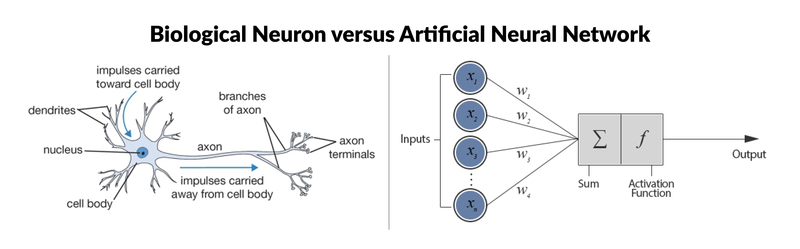
#> input picture 02-deep-learning-course/00-neural-network/Images/01-neural-network.png, 800 x 249 px, found by its file name
$ jupyter execute 00-neural-network-notes.ipynb
#> lines starting #> are read from the running program, lines starting #| are printed output that depends on the picture
# Deep Learning and Neural Network Introduction

2019-07-13

Deep learning is a subfield of machine learning that is a set of algorithms that is inspired by the structure and function of the brain. These algorithms are usually called Artificial Neural Networks (ANN). Deep learning implies the use of neural networks. The "deep" in deep learning refers to a neural network with many hidden layers.

### What is a neural network?
A biologically-inspired programming paradigm which enables a computer to learn from observational data.

1. The brain receives inputs
2. The brain processes the inputs
3. The brain identifies

Take a look at the picture below to see a representation on how a neural network looks like vs. artificially created neural networks using computers/math.

[cell 1]
import os
from PIL import Image
Image.open('Images\\01-neural-network.png')

Connections (w) connects one neuron in one layer to another neuron in other layer or the same layer. A connection always has a weight value associated with it. Goal of the training is to update this weight value to decrease the loss(error)

### What is a perceptron
A perceptron is a type of "neural network" and also the most simple one that has a single neuron (node: basic unit of a neural network; unit*weight + bias) that receives inputs, processes the inputs, and generates an output. Then we can connect this idea to create a more complicated network that can generate more complex outputs based on more complex inputs.

Much like biological neurons, which have dendrites and axons, the single artificial neuron is a simple tree structure which has input nodes and a single output node, which is connected to each input node like the picture above.

As you can see from the picture, there are six components to artificial neurons. From left to right, these are:
1. Input nodes
2. Connections
3. Values of the input nodes and weights of the connections are brought together and used as inputs for a weighted sum:

    y=f(∑Di=1wi∗xi), or y=f(w1∗x1+w2∗x2+...wD∗xD)


4. This result will be the input for a transfer or __activation function__. The transfer function will be the identity function, f(x) = x or y = x. Activation functions are used to introduce non-linearity to neural networks. It squashes the values in a smaller range like sigmoid function which limits the ranges of the values from 0 to 1. In this case:
    - x = weighted sum of the input nodes and the connections
    - Just like __a biological neuron only fires when a certain threshold is exceeded__, the artificial neuron will also only fire when the sum of the inputs exceeds a threshold, for example: 0. See picture below for intuitive representation.
    - There are other activation functions such as ReLU, SeLU, and TanH
        - We will go over this another time, but a summary is listed below:
            - __Linear__ — basically just an identity function with the output between negative and positive infinity. It is used for regression.
            - __Logistic sigmoid__ — which forces the output to be between 0 and 1. It is used for classification.
            - __Hyperbolic tangent__ — which forces output to be between -1 and 1.
            - __Rectified linear__ — with the output between 0 and positive infinity.


[cell 2]
Image.open('Images\\02-threshold.png')
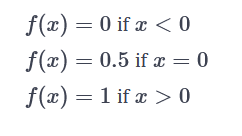
#> input picture 02-deep-learning-course/00-neural-network/Images/02-threshold.png, 242 x 136 px, found by its file name

5. A continuous variant, the sigmoid function (0-1 limit), is often used. An example of a sigmoid function that you might already know is the logistic function.
6. Once we have our weighted sum and activation function, we have the __output node__, which is associated with the function (such as the sigmoid function) of the weighted sum of the input nodes.
7. Finally, the perceptron may have an additional parameter called a __bias__ (offset), which we can consider as the weight associated with an additional input node that is permanently set to 1. The bias value is critical because it allows you to shift the activation function to the left or right, which can determine the success of our learning.

#### Summary
The x variable represents the single input to the neural network. The w and b variables specify the weight and bias of the neural network. The input vector ($x$) represents the feature vector and the vector $\theta$ (theta) represents the weights. To account for the bias neuron, a value of 1 is always appended to the end of the input feature vector. This causes the last weight to be interpreted as a bias value that is simply added to the summation.

- Together, the weight and bias of a neuron shape the output of the activation to produce the desired output
    - The weights of the neuron allow you to adjust the slope or shape of the activation function.
- Activation functions, also known as transfer functions, are used to calculate the output of each layer of a neural network
    - Gradient Descent (will go over another time)
        - Neural networks are often trained using gradient descent. To make use of gradient descent, it is necessary to take the derivative of the activation function. This allows the partial derivatives of each of the weights to be calculated with respect to the error function.

### Multi-Layer Perceptrons

TODO

[cell 3]
Image.open('Images\\03-basic-nn.png')
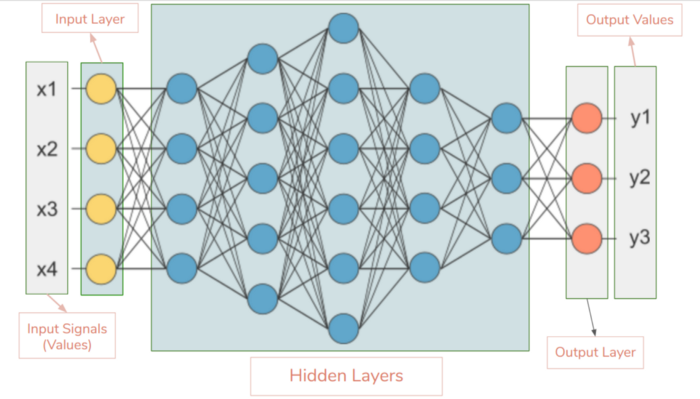
#> input picture 02-deep-learning-course/00-neural-network/Images/03-basic-nn.png, 700 x 399 px, found by its file name

### Neural Networks
Neural networks accept input and produce output. The input to a neural network is called the __feature vector__. The size of this vector is always a fixed length. Changing the size of the feature vector means recreating the entire neural network. Though the feature vector is called a "vector," this is not always the case. A vector implies a 1D array. Historically the input to a neural network was always 1D. However, with modern neural networks you might see inputs, such as:

- __1D Vector__ - Classic input to a neural network, similar to rows in a spreadsheet. Common in predictive modeling.
- __2D Matrix__ - Grayscale image input to a convolutional neural network (CNN).
- __3D Matrix__ - Color image input to a convolutional neural network (CNN).
- __nD Matrix__ - Higher order input to a CNN.

Prior to CNN's, the image input is sent to a neural network simply by squashing the image matrix into a long array by placing the image's rows side-by-side. CNNs are different, as the nD matrix literally passes through the neural network layers.

There are usually four types of neurons in a neural network:

- Input Neurons - Each input neuron is mapped to one element in the feature vector.
- Hidden Neurons - Hidden neurons allow the neural network to abstract and process the input into the output.
- Output Neurons - Each output neuron calculates one part of the output.
- Context Neurons - Holds state between calls to the neural network to predict.
- Bias Neurons - Work similar to the y-intercept of a linear equation.

These neurons are grouped into layers:

- Input Layer - The input layer accepts feature vectors from the dataset. Input layers usually have a bias neuron.
- Output Layer - The output from the neural network. The output layer does not have a bias neuron.
- Hidden Layers - Layers that occur between the input and output layers. Each hidden layer will usually have a bias neuron.

[cell 4]
Image.open('Images\\04-another-nn.png').resize((640,600))
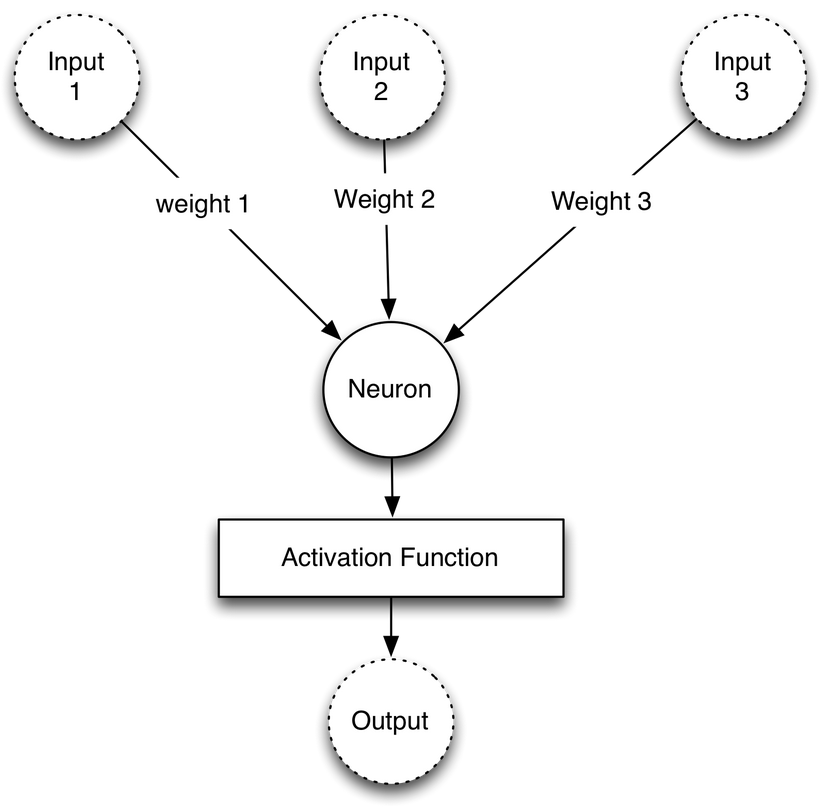
#> input picture 02-deep-learning-course/00-neural-network/Images/04-another-nn.png, 840 x 808 px, found by its file name
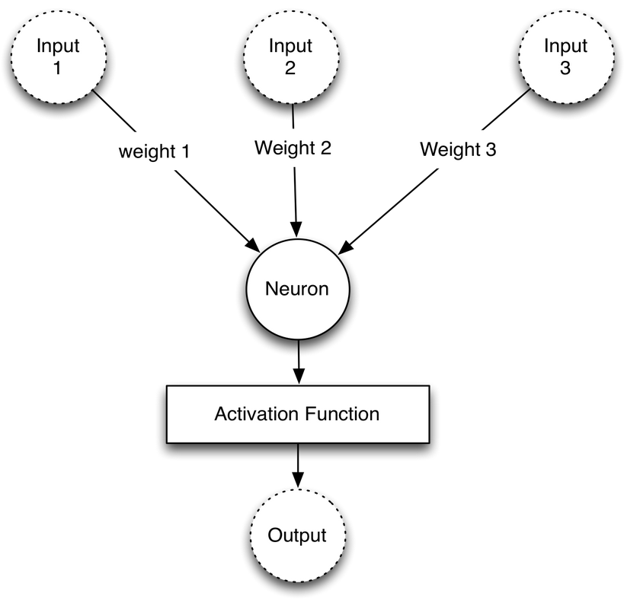
#> Out: PIL image 640x600 RGBA; mean R, G, B, A 247.8, 247.8, 247.8, 255
